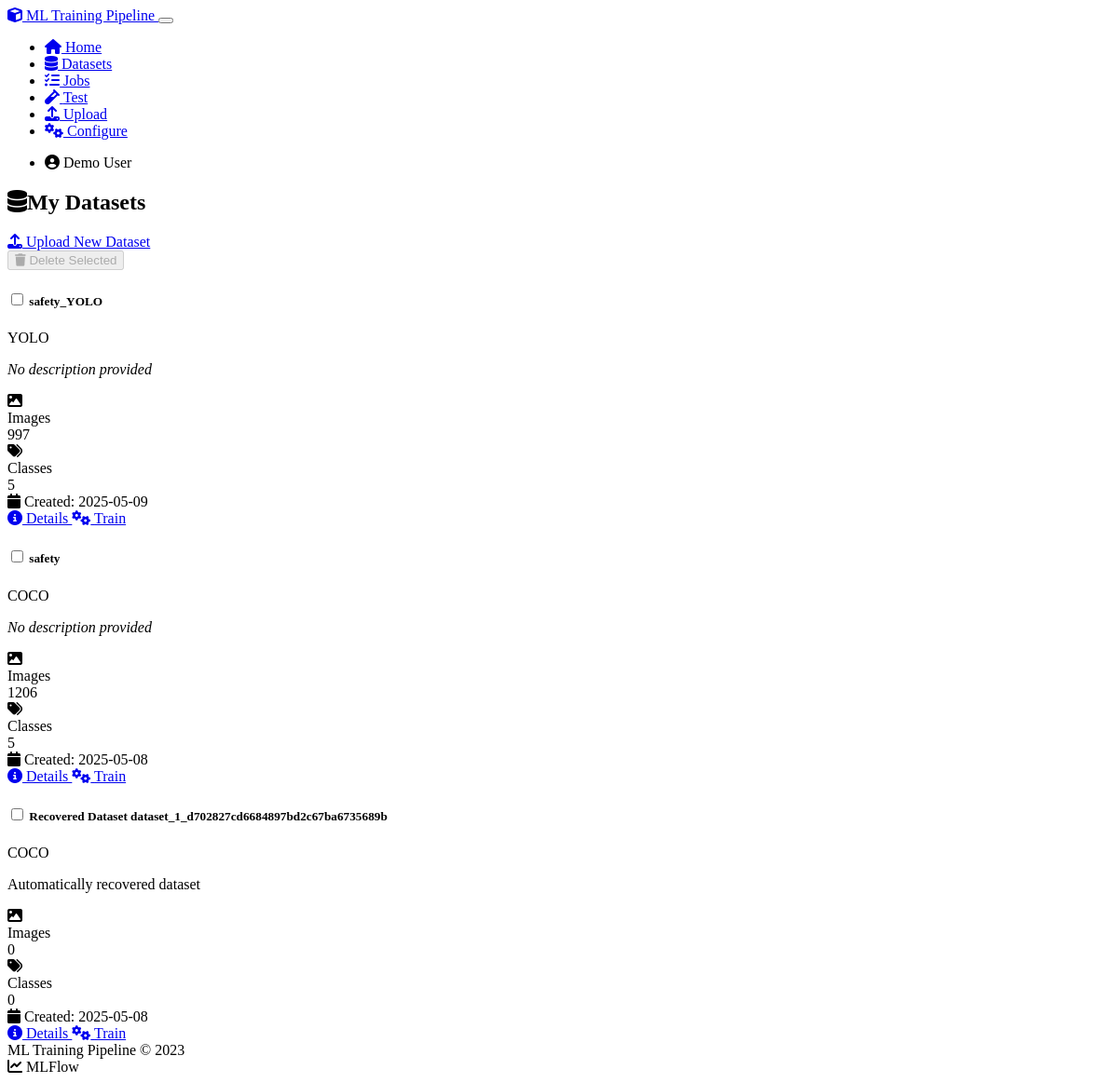
Before: /datasets with the older database file.
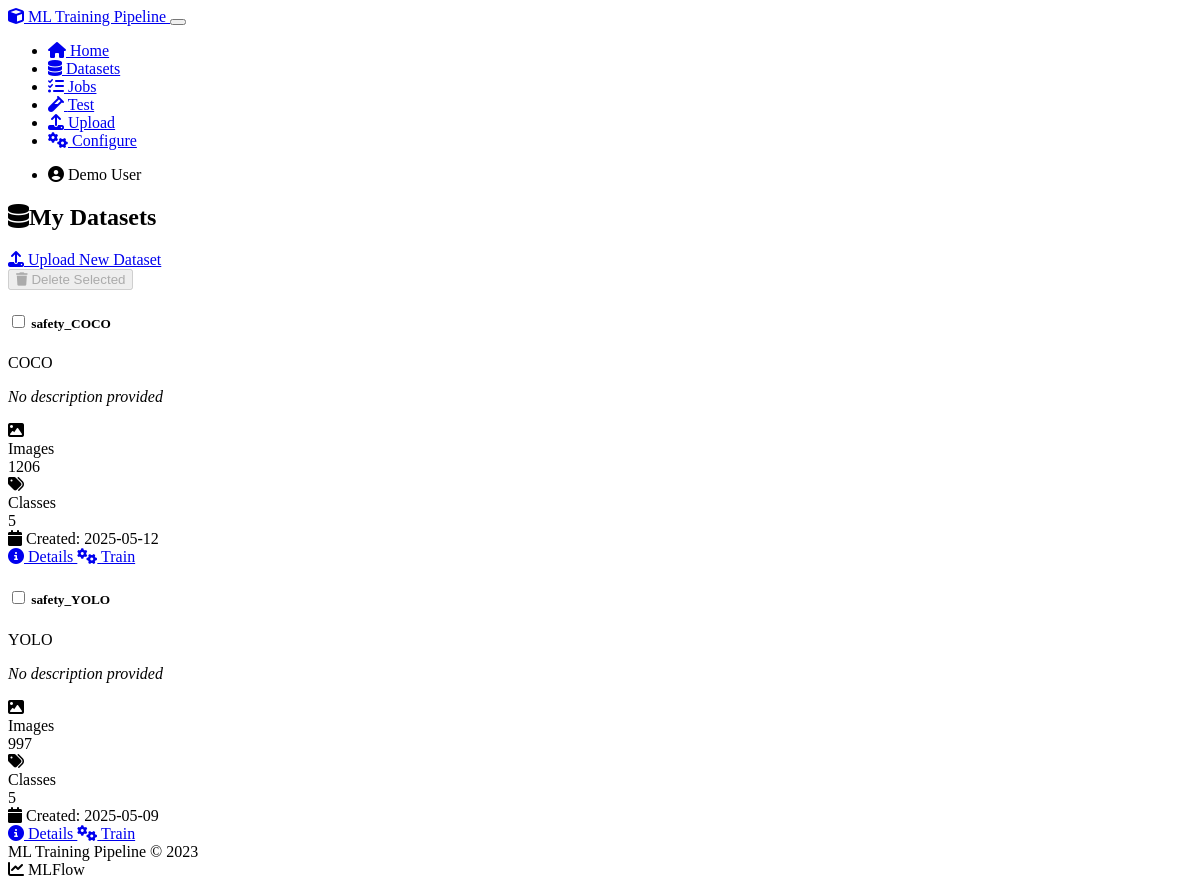
After: the same page with the newer database file.
### models.py (models this page shows, shortened)
class Dataset(db.Model):
    id = db.Column(db.Integer, primary_key=True)
    name = db.Column(db.String(120), nullable=False)
    description = db.Column(db.Text)
    data_path = db.Column(db.String(256), nullable=False)
    format_type = db.Column(db.String(20), nullable=False)  # COCO, YOLO, VOC, etc.
    class_names = db.Column(db.Text)  # JSON-serialized list of class names
    image_count = db.Column(db.Integer, default=0)
    created_at = db.Column(db.DateTime, default=datetime.utcnow)
    user_id = db.Column(db.Integer, db.ForeignKey('user.id'), nullable=False)
    training_jobs = db.relationship('TrainingJob', backref='dataset', lazy='dynamic')
    def get_class_names(self):
        if self.class_names:
            return json.loads(self.class_names)
        return []

### routes.py (the view, shortened to what this page needs)
    @app.route('/datasets')
    def list_datasets():
        user_id = ensure_default_user()
        datasets = Dataset.query.filter_by(user_id=user_id).order_by(Dataset.created_at.desc()).all()
        logger.info(f"Found {len(datasets)} datasets for user_id {user_id}")
        return render_template('datasets.html', title='My Datasets', datasets=datasets)

### routes.py (called while the page is built, shortened)
def ensure_default_user():
    default_user = User.query.filter_by(id=1).first()
    return default_user.id

### templates/datasets.html (shortened to what this page needs)
{% extends "layout.html" %}
{% block content %}
<div class="row">
    <div class="col-md-12">
        <div class="d-flex justify-content-between align-items-center mb-4">
            <h2><i class="fas fa-database me-2"></i>My Datasets</h2>
            <a href="{{ url_for('upload_dataset') }}" class="btn btn-primary">
                <i class="fas fa-upload me-1"></i> Upload New Dataset
            </a>
        </div>
        {% if datasets %}
            <form method="POST" action="{{ url_for('delete_datasets') }}">
            <div class="mb-3">
                <button type="button" class="btn btn-danger" id="delete-selected-datasets" disabled>
                    <i class="fas fa-trash me-1"></i> Delete Selected
                </button>
            </div>
            <div class="row">
                {% for dataset in datasets %}
                <div class="col-md-6 mb-4">
                    <div class="card h-100">
                        <div class="card-header d-flex justify-content-between align-items-center">
                            <h5 class="mb-0">
                                <input type="checkbox" class="dataset-checkbox me-2" name="dataset_ids" value="{{ dataset.id }}">
                                {{ dataset.name }}
                            </h5>
                            <span class="badge bg-primary">{{ dataset.format_type.upper() }}</span>
                        </div>
                        <div class="card-body">
                            <div class="mb-3">
                                <p class="mb-1">
                                    {% if dataset.description %}
                                        {{ dataset.description }}
                                    {% else %}
                                        <span class="text-muted"><em>No description provided</em></span>
                                    {% endif %}
                                </p>
                            </div>
                            <div class="row mb-3">
                                <div class="col-6">
                                    <div class="d-flex align-items-center">
                                        <i class="fas fa-image me-2 text-primary"></i>
                                        <div>
                                            <div class="small text-muted">Images</div>
                                            <div>{{ dataset.image_count }}</div>
                                        </div>
                                    </div>
                                </div>
                                <div class="col-6">
                                    <div class="d-flex align-items-center">
                                        <i class="fas fa-tags me-2 text-success"></i>
                                        <div>
                                            <div class="small text-muted">Classes</div>
                                            <div>{{ dataset.get_class_names()|length }}</div>
                                        </div>
                                    </div>
                                </div>
                            </div>
                            <div class="small text-muted">
                                <i class="fas fa-calendar me-1"></i> Created: {{ dataset.created_at.strftime('%Y-%m-%d') }}
                            </div>
                        </div>
                        <div class="card-footer">
                            <div class="d-flex justify-content-between">
                                <a href="{{ url_for('view_dataset', dataset_id=dataset.id) }}" class="btn btn-outline-primary">
                                    <i class="fas fa-info-circle me-1"></i> Details
                                </a>
                                <a href="{{ url_for('configure_training', model_type='yolo', dataset_id=dataset.id) }}" class="btn btn-outline-success">
                                    <i class="fas fa-cogs me-1"></i> Train
                                </a>
                            </div>
                        </div>
                    </div>
                </div>
                {% endfor %}
            </div>
            </form>
        {% endif %}
    </div>
</div>
{% endblock %}

### templates/layout.html (shortened to what this page needs)
<!DOCTYPE html>
<html lang="en" data-bs-theme="dark">
<head>
    <link rel="stylesheet" href="https://cdn.replit.com/agent/bootstrap-agent-dark-theme.min.css">
    <link rel="stylesheet" href="https://cdnjs.cloudflare.com/ajax/libs/font-awesome/6.4.0/css/all.min.css">
    <link rel="stylesheet" href="{{ url_for('static', filename='css/custom.css') }}">
</head>
<body>
    <nav class="navbar navbar-expand-lg navbar-dark bg-dark">
        <div class="container">
            <a class="navbar-brand" href="{{ url_for('index') }}">
                <i class="fas fa-cube me-2"></i>
                ML Training Pipeline
            </a>
            <button class="navbar-toggler" type="button" data-bs-toggle="collapse" data-bs-target="#navbarNav" aria-controls="navbarNav" aria-expanded="false" aria-label="Toggle navigation">
            </button>
            <div class="collapse navbar-collapse" id="navbarNav">
                <ul class="navbar-nav me-auto">
                    <li class="nav-item">
                        <a class="nav-link {% if request.path == url_for('index') %}active{% endif %}" href="{{ url_for('index') }}">
                            <i class="fas fa-home me-1"></i> Home
                        </a>
                    </li>
                    <li class="nav-item">
                        <a class="nav-link {% if '/datasets' in request.path %}active{% endif %}" href="{{ url_for('list_datasets') }}">
                            <i class="fas fa-database me-1"></i> Datasets
                        </a>
                    </li>
                    <li class="nav-item">
                        <a class="nav-link {% if '/jobs' in request.path %}active{% endif %}" href="{{ url_for('list_jobs') }}">
                            <i class="fas fa-tasks me-1"></i> Jobs
                        </a>
                    </li>
                    <li class="nav-item">
                        <a class="nav-link" href="{{ url_for('test_model') }}">
                            <i class="fas fa-vial"></i> Test
                        </a>
                    </li>
                    <li class="nav-item">
                        <a class="nav-link {% if '/upload' in request.path %}active{% endif %}" href="{{ url_for('upload_dataset') }}">
                            <i class="fas fa-upload me-1"></i> Upload
                        </a>
                    </li>
                    <li class="nav-item">
                        <a class="nav-link {% if '/configure' in request.path %}active{% endif %}" href="{{ url_for('configure_training') }}">
                            <i class="fas fa-cogs me-1"></i> Configure
                        </a>
                    </li>
                </ul>
                <ul class="navbar-nav">
                    <li class="nav-item">
                        <span class="nav-link">
                            <i class="fas fa-user-circle me-1"></i> Demo User
                        </span>
                    </li>
                </ul>
            </div>
        </div>
    </nav>
    <div class="container mt-4">
        {% block content %}{% endblock %}
    </div>
    <footer class="footer mt-5 py-3 bg-dark">
        <div class="container">
            <div class="d-flex justify-content-between align-items-center">
                <span class="text-muted">ML Training Pipeline © 2023</span>
                <div>
                    <span class="text-muted me-3">
                        <i class="fas fa-chart-line me-1"></i> MLFlow
                    </span>
                </div>
            </div>
        </div>
    </footer>
</body>
</html>

Changed rows visible on the page:
removed Dataset: name "safety", format_type "COCO", description "No description provided", image_count "1206", get_class_names|length "5", created_at "2025-05-08"
removed Dataset: name "Recovered Dataset dataset_1_d702827cd6684897bd2c67ba6735689b", format_type "COCO", description "Automatically recovered dataset", image_count "0", get_class_names|length "0", created_at "2025-05-08"
added Dataset: name "safety_COCO", format_type "COCO", description "No description provided", image_count "1206", get_class_names|length "5", created_at "2025-05-12"
